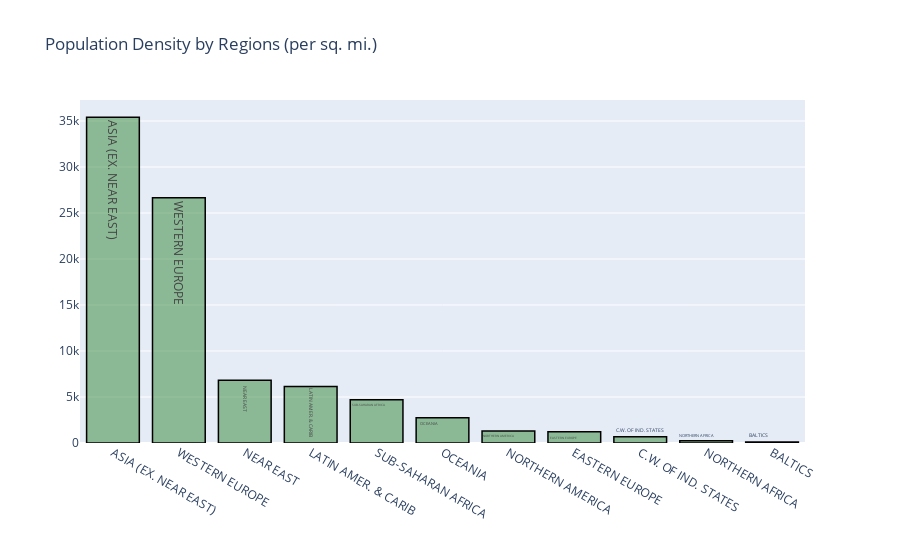

Here is the notebook cell this chart was saved with:
### Code cell
pop_den=pop_reg.sort_values(by=['PopulationDensity'],ascending=False)
pop_density_bar=go.Bar(x=pop_den.Regions,
                      y=pop_den.PopulationDensity,
                     name="Population Density",
                     marker = dict(color = 'rgba(50, 134, 55, 0.5)',
                     line=dict(color='rgb(0,0,0)',width=1.5)),
                     text=pop_den.Regions,
                     )
layout=go.Layout(title='Population Density by Regions (per sq. mi.)',)
fig=go.Figure(data=pop_density_bar,layout=layout)
iplot(fig)

### Figure 1 — Plotly figure (JSON) as saved in the notebook; plotly's stock layout.template omitted (floating-point values rounded to 4 significant figures)
{"data": [{"marker": {"color": "rgba(50, 134, 55, 0.5)", "line": {"color": "rgb(0,0,0)", "width": 1.5}}, "name": "Population Density", "text": ["ASIA (EX. NEAR EAST)         ", "WESTERN EUROPE                     ", "NEAR EAST                          ", "LATIN AMER. & CARIB    ", "SUB-SAHARAN AFRICA                 ", "OCEANIA                            ", "NORTHERN AMERICA                   ", "EASTERN EUROPE                     ", "C.W. OF IND. STATES ", "NORTHERN AFRICA                    ", "BALTICS                            "], "type": "bar", "x": ["ASIA (EX. NEAR EAST)         ", "WESTERN EUROPE                     ", "NEAR EAST                          ", "LATIN AMER. & CARIB    ", "SUB-SAHARAN AFRICA                 ", "OCEANIA                            ", "NORTHERN AMERICA                   ", "EASTERN EUROPE                     ", "C.W. OF IND. STATES ", "NORTHERN AFRICA                    ", "BALTICS                            "], "y": [35420.0, 26660.0, 6833.0, 6129.0, 4705.0, 2755.0, 1304.0, 1211.0, 680.5, 233.6, 119.5]}], "layout": {"title": {"text": "Population Density by Regions (per sq. mi.)"}}}
